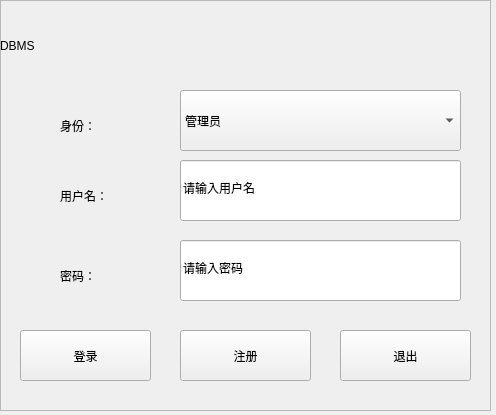
<?xml version="1.0" encoding="UTF-8"?>
<ui version="4.0">
 <class>landing</class>
 <widget class="QWidget" name="landing">
  <property name="geometry">
   <rect>
    <x>0</x>
    <y>0</y>
    <width>496</width>
    <height>415</height>
   </rect>
  </property>
  <property name="windowTitle">
   <string>landing</string>
  </property>
  <property name="styleSheet">
   <string notr="true">font: 10pt &quot;方正粗黑宋简体&quot;;</string>
  </property>
  <widget class="QFrame" name="frame">
   <property name="geometry">
    <rect>
     <x>0</x>
     <y>0</y>
     <width>491</width>
     <height>411</height>
    </rect>
   </property>
   <property name="styleSheet">
    <string notr="true"/>
   </property>
   <property name="frameShape">
    <enum>QFrame::StyledPanel</enum>
   </property>
   <property name="frameShadow">
    <enum>QFrame::Raised</enum>
   </property>
   <widget class="QComboBox" name="dbName">
    <property name="geometry">
     <rect>
      <x>180</x>
      <y>90</y>
      <width>281</width>
      <height>61</height>
     </rect>
    </property>
    <property name="editable">
     <bool>false</bool>
    </property>
    <property name="currentText">
     <string>管理员</string>
    </property>
    <item>
     <property name="text">
      <string>管理员</string>
     </property>
    </item>
   </widget>
   <widget class="QPushButton" name="logButton">
    <property name="geometry">
     <rect>
      <x>20</x>
      <y>330</y>
      <width>131</width>
      <height>51</height>
     </rect>
    </property>
    <property name="styleSheet">
     <string notr="true"/>
    </property>
    <property name="text">
     <string>登录</string>
    </property>
   </widget>
   <widget class="QPushButton" name="registerButton">
    <property name="geometry">
     <rect>
      <x>180</x>
      <y>330</y>
      <width>131</width>
      <height>51</height>
     </rect>
    </property>
    <property name="styleSheet">
     <string notr="true"/>
    </property>
    <property name="text">
     <string>注册</string>
    </property>
   </widget>
   <widget class="QPushButton" name="pushButton">
    <property name="geometry">
     <rect>
      <x>340</x>
      <y>330</y>
      <width>131</width>
      <height>51</height>
     </rect>
    </property>
    <property name="styleSheet">
     <string notr="true"/>
    </property>
    <property name="text">
     <string>退出</string>
    </property>
   </widget>
   <widget class="QLineEdit" name="userName">
    <property name="geometry">
     <rect>
      <x>180</x>
      <y>160</y>
      <width>281</width>
      <height>61</height>
     </rect>
    </property>
    <property name="text">
     <string>请输入用户名</string>
    </property>
   </widget>
   <widget class="QLineEdit" name="passWord">
    <property name="geometry">
     <rect>
      <x>180</x>
      <y>240</y>
      <width>281</width>
      <height>61</height>
     </rect>
    </property>
    <property name="text">
     <string>请输入密码</string>
    </property>
   </widget>
   <widget class="QLabel" name="label">
    <property name="geometry">
     <rect>
      <x>60</x>
      <y>100</y>
      <width>111</width>
      <height>51</height>
     </rect>
    </property>
    <property name="styleSheet">
     <string notr="true">font: 13pt &quot;方正粗黑宋简体&quot;;
</string>
    </property>
    <property name="text">
     <string>身份：</string>
    </property>
   </widget>
   <widget class="QLabel" name="label_2">
    <property name="geometry">
     <rect>
      <x>60</x>
      <y>170</y>
      <width>111</width>
      <height>51</height>
     </rect>
    </property>
    <property name="styleSheet">
     <string notr="true">font: 13pt &quot;方正粗黑宋简体&quot;;
</string>
    </property>
    <property name="text">
     <string>用户名：</string>
    </property>
   </widget>
   <widget class="QLabel" name="label_3">
    <property name="geometry">
     <rect>
      <x>60</x>
      <y>250</y>
      <width>111</width>
      <height>51</height>
     </rect>
    </property>
    <property name="styleSheet">
     <string notr="true">font: 13pt &quot;方正粗黑宋简体&quot;;
</string>
    </property>
    <property name="text">
     <string>密码：</string>
    </property>
   </widget>
   <widget class="QLabel" name="label_4">
    <property name="geometry">
     <rect>
      <x>0</x>
      <y>0</y>
      <width>141</width>
      <height>91</height>
     </rect>
    </property>
    <property name="styleSheet">
     <string notr="true">font: 30pt &quot;华文隶书&quot;;
</string>
    </property>
    <property name="text">
     <string>DBMS</string>
    </property>
   </widget>
  </widget>
 </widget>
 <resources/>
 <connections/>
</ui>
